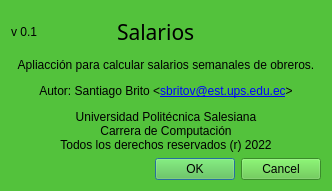
<?xml version="1.0" encoding="UTF-8"?>
<ui version="4.0">
 <class>Acerca</class>
 <widget class="QDialog" name="Acerca">
  <property name="geometry">
   <rect>
    <x>0</x>
    <y>0</y>
    <width>332</width>
    <height>191</height>
   </rect>
  </property>
  <property name="windowTitle">
   <string>Dialog</string>
  </property>
  <property name="styleSheet">
   <string notr="true">background-color: rgb(83, 194, 60);</string>
  </property>
  <layout class="QGridLayout" name="gridLayout">
   <item row="0" column="0">
    <widget class="QLabel" name="outVersion">
     <property name="maximumSize">
      <size>
       <width>100</width>
       <height>16777215</height>
      </size>
     </property>
     <property name="text">
      <string>v 0.1</string>
     </property>
    </widget>
   </item>
   <item row="0" column="1">
    <widget class="QLabel" name="label">
     <property name="font">
      <font>
       <family>Arial Black</family>
       <pointsize>16</pointsize>
      </font>
     </property>
     <property name="text">
      <string>Salarios</string>
     </property>
    </widget>
   </item>
   <item row="1" column="0" colspan="2">
    <widget class="QLabel" name="label_4">
     <property name="text">
      <string>&lt;html&gt;&lt;head/&gt;&lt;body&gt;&lt;p align=&quot;center&quot;&gt;Apliacción para calcular salarios semanales de obreros.&lt;/p&gt;&lt;p align=&quot;center&quot;&gt;Autor: Santiago Brito &amp;lt;&lt;a href=&quot;sbritov@est.ups.edu.ec&quot;&gt;&lt;span style=&quot; text-decoration: underline; color:#0000ff;&quot;&gt;sbritov@est.ups.edu.ec&lt;/span&gt;&lt;/a&gt;&amp;gt;&lt;/p&gt;&lt;p align=&quot;center&quot;&gt;Universidad Politécnica Salesiana&lt;br/&gt;Carrera de Computación&lt;br/&gt;Todos los derechos reservados (r) 2022&lt;/p&gt;&lt;/body&gt;&lt;/html&gt;</string>
     </property>
     <property name="textFormat">
      <enum>Qt::RichText</enum>
     </property>
    </widget>
   </item>
   <item row="2" column="0" colspan="2">
    <widget class="QDialogButtonBox" name="buttonBox">
     <property name="orientation">
      <enum>Qt::Horizontal</enum>
     </property>
     <property name="standardButtons">
      <set>QDialogButtonBox::Cancel|QDialogButtonBox::Ok</set>
     </property>
    </widget>
   </item>
  </layout>
 </widget>
 <resources/>
 <connections>
  <connection>
   <sender>buttonBox</sender>
   <signal>accepted()</signal>
   <receiver>Acerca</receiver>
   <slot>accept()</slot>
   <hints>
    <hint type="sourcelabel">
     <x>248</x>
     <y>254</y>
    </hint>
    <hint type="destinationlabel">
     <x>157</x>
     <y>274</y>
    </hint>
   </hints>
  </connection>
  <connection>
   <sender>buttonBox</sender>
   <signal>rejected()</signal>
   <receiver>Acerca</receiver>
   <slot>reject()</slot>
   <hints>
    <hint type="sourcelabel">
     <x>316</x>
     <y>260</y>
    </hint>
    <hint type="destinationlabel">
     <x>286</x>
     <y>274</y>
    </hint>
   </hints>
  </connection>
 </connections>
</ui>
